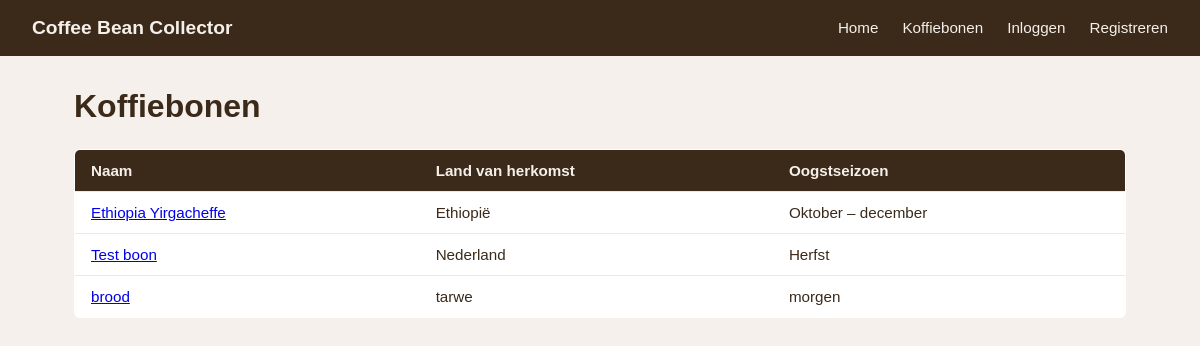
/bonen/, run on the app's committed database.
### base/models.py (models this page shows, shortened)
class Bean(models.Model):
    name = models.CharField(max_length=255)
    country_of_origin = models.CharField(max_length=255)
    roaster = models.CharField(max_length=255, blank=True, default='')
    harvest_season = models.CharField(max_length=255)
    in_season = models.BooleanField(default=True)
    approved = models.BooleanField(default=False)
    approved_by = models.ForeignKey(
        User, null=True, blank=True, on_delete=models.SET_NULL, related_name='approved_beans'
    )

### base/views.py (the view)
# urls.py: path('bonen/', views.bean_list, name='bean_list'),
def bean_list(request):
    from .models import Bean
    beans = Bean.objects.filter(approved=True).order_by('name')
    pending_count = Bean.objects.filter(approved=False).count() if request.user.is_staff else 0
    return render(request, 'base/bean_list.html', {'beans': beans, 'pending_count': pending_count})

### base/templates/base/bean_list.html (shortened to what this page needs)
{% extends "base.html" %}
{% block content %}
<div class="bean-list-container">
    <div class="bean-list-header">
        <h1>Koffiebonen</h1>
    </div>
    {% if beans %}
        <table class="bean-table">
            <thead>
                <tr>
                    <th>Naam</th>
                    <th>Land van herkomst</th>
                    <th>Oogstseizoen</th>
                </tr>
            </thead>
            <tbody>
                {% for bean in beans %}
                    <tr>
                        <td><a href="{% url 'bean_detail' bean.pk %}">{{ bean.name }}</a></td>
                        <td>{{ bean.country_of_origin }}</td>
                        <td>{{ bean.harvest_season }}</td>
                    </tr>
                {% endfor %}
            </tbody>
        </table>
    {% else %}
        <p>Er zijn nog geen goedgekeurde koffiebonen.</p>
    {% endif %}
</div>
{% endblock %}

### base/static/base/css/style.css (style rules this page uses)
* { margin: 0; padding: 0; box-sizing: border-box; }
body { font-family: Arial, sans-serif; background-color: #f5f0eb; color: #3b2a1a; }
.bean-list-header { display: flex; justify-content: space-between; align-items: center; margin-bottom: 1.5rem; }
.bean-table { width: 100%; border-collapse: collapse; background-color: #fff; border-radius: 6px; overflow: hidden; border: 1px solid #d9cdbf; }
.bean-table th, .bean-table td { padding: 0.75rem 1rem; text-align: left; font-size: 0.95rem; border-bottom: 1px solid #f0e8dc; }
.bean-table th { background-color: #3b2a1a; color: #f5f0eb; font-weight: bold; }
.bean-table tr:last-child td { border-bottom: none; }

### data on the page
Bean: name "Ethiopia Yirgacheffe", country_of_origin "Ethiopië", harvest_season "Oktober – december"
Bean: name "Test boon", country_of_origin "Nederland", harvest_season "Herfst"
Bean: name "brood", country_of_origin "tarwe", harvest_season "morgen"
